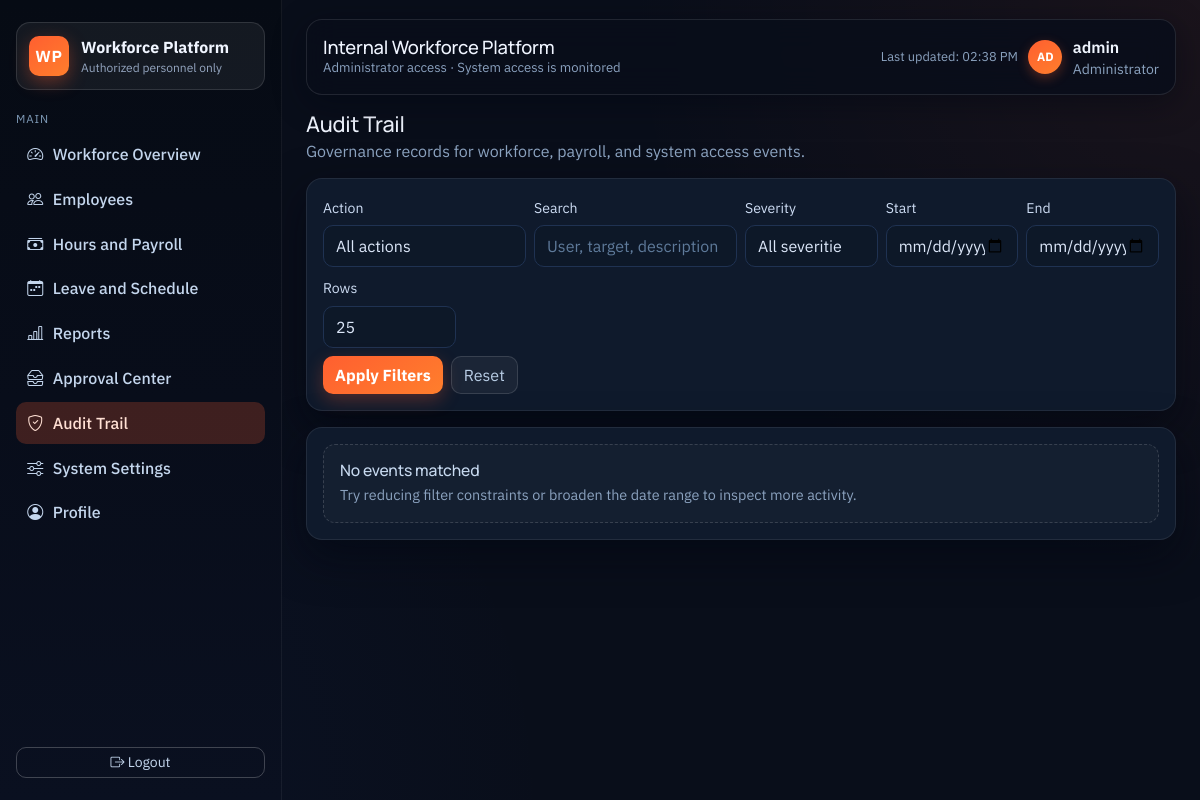
The page /audit/logs (signed in) on the database as committed earlier.
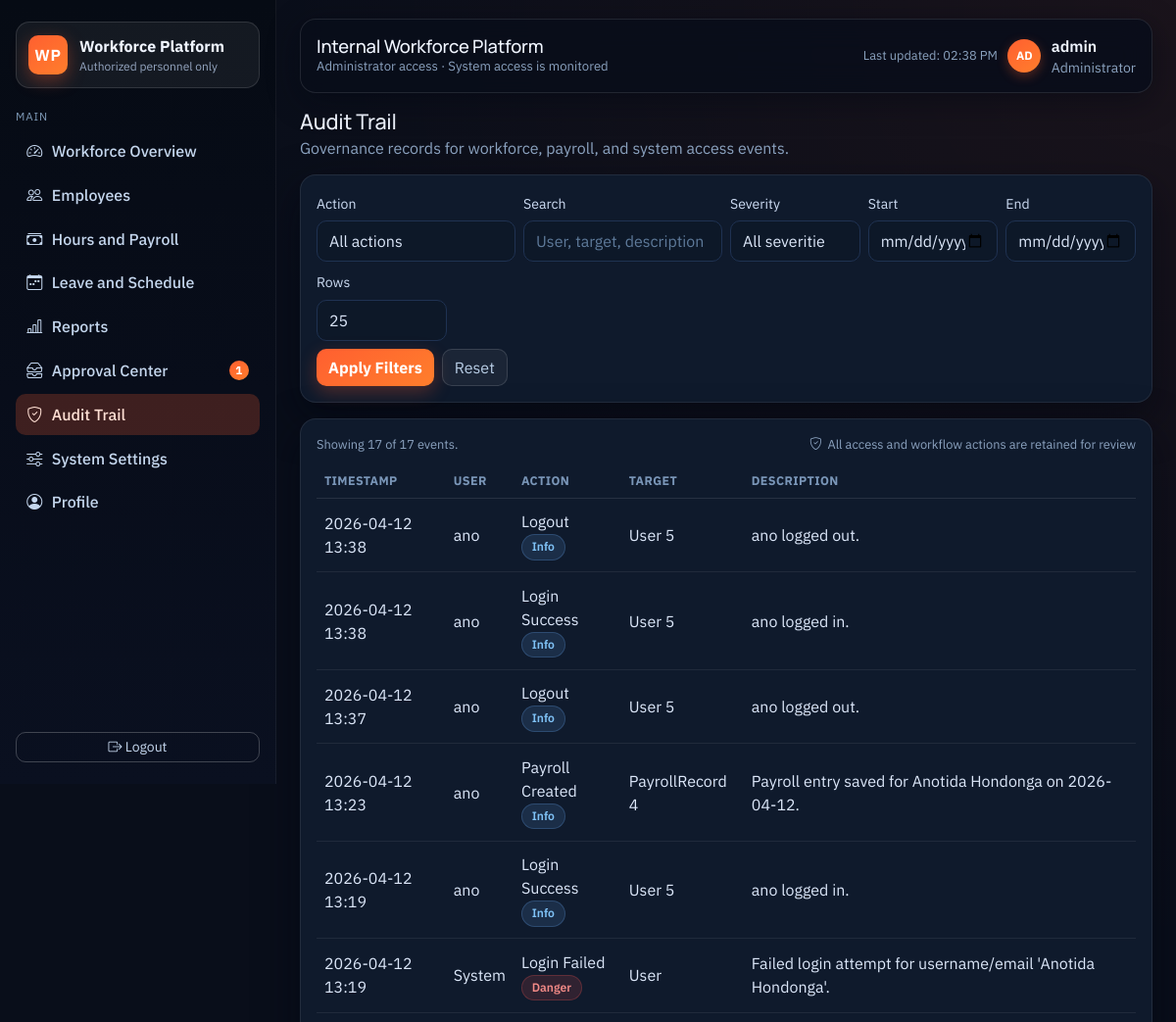
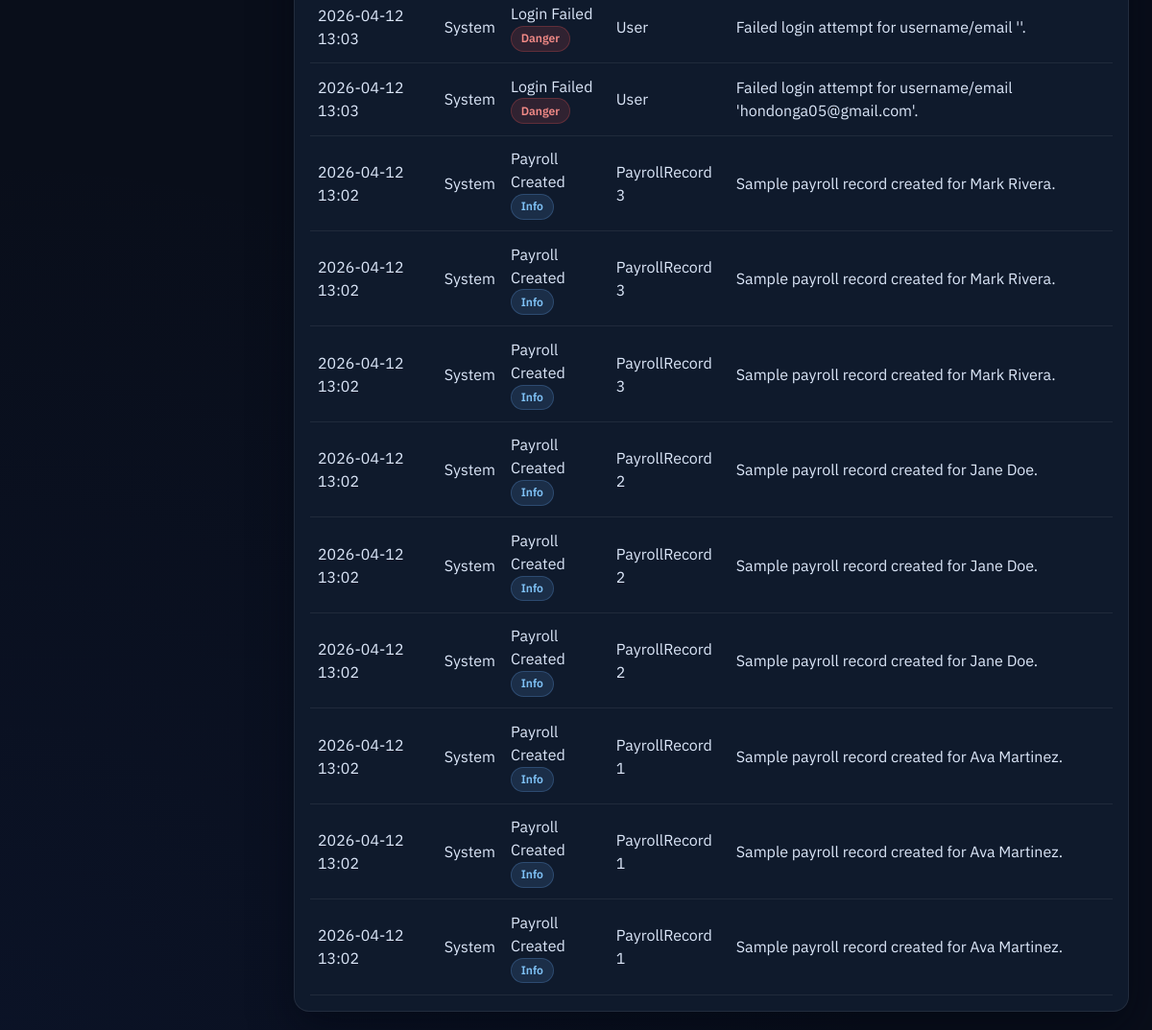
The same page on the database as committed later (2 pictures, top to bottom).
### app/models.py (models this page shows, shortened)
class AuditLog(db.Model):
    __tablename__ = "audit_logs"
    id = db.Column(db.Integer, primary_key=True)
    user_id = db.Column(db.Integer, db.ForeignKey("users.id"), nullable=True)
    action_type = db.Column(db.String(80), nullable=False)
    target_type = db.Column(db.String(80), nullable=True)
    target_id = db.Column(db.String(80), nullable=True)
    description = db.Column(db.Text, nullable=False)
    created_at = db.Column(db.DateTime, default=datetime.utcnow)
    user = db.relationship("User", back_populates="audit_entries", lazy="joined")
    ACTION_TYPES = [
        "employee_created",
        "employee_updated",
        "employee_deleted",
        "payroll_created",
        "payroll_reviewed",
        "payroll_deleted",
        "leave_submitted",
        "leave_reviewed",
        "profile_updated",
        "attendance_clocked_in",
        "attendance_clocked_out",
        "login_failed",
        "login_success",
        "logout",
    ]

class User(UserMixin, db.Model):
    __tablename__ = "users"
    id = db.Column(db.Integer, primary_key=True)
    username = db.Column(db.String(120), unique=True, nullable=False)
    password_hash = db.Column(db.String(255), nullable=False)
    role = db.Column(db.String(30), nullable=False, default=Role.EMPLOYEE)
    employee_id = db.Column(db.Integer, db.ForeignKey("employees.id"), nullable=True, unique=True)
    created_at = db.Column(db.DateTime, default=datetime.utcnow)
    employee = db.relationship("Employee", back_populates="user", lazy="joined")
    notifications = db.relationship(
        "Notification",
        back_populates="user",
        cascade="all, delete-orphan",
        lazy="select",
    )
    audit_entries = db.relationship(
        "AuditLog",
        back_populates="user",
        cascade="all, delete-orphan",
        lazy="select",
    )
    def has_admin_access(self) -> bool:
        return self.role in Role.ADMIN_LIKE

### app/routes/audit.py (the view, shortened to what this page needs)
@audit_bp.route("/logs")
@roles_required(*Role.ADMIN_LIKE)
def index():
    action_type = request.args.get("action_type", "")
    search = request.args.get("search", "").strip()
    start_date = parse_date(request.args.get("start_date", ""))
    end_date = parse_date(request.args.get("end_date", ""))
    severity = request.args.get("severity", "")
    page = parse_positive_int(request.args.get("page"), default=1)
    per_page = parse_positive_int(request.args.get("per_page"), default=25, maximum=100)
    query = AuditLog.query
    if action_type:
        query = query.filter(AuditLog.action_type == action_type)
    if start_date:
        query = query.filter(AuditLog.created_at >= datetime.combine(start_date, datetime.min.time()))
    if end_date:
        query = query.filter(AuditLog.created_at <= datetime.combine(end_date, datetime.max.time()))
    pagination = query.order_by(AuditLog.created_at.desc()).paginate(page=page, per_page=per_page, error_out=False)
    logs = pagination.items
    return render_template(
        "audit_logs.html",
        active_page="audit",
        logs=logs,
        pagination=pagination,
        per_page=per_page,
        action_types=AuditLog.ACTION_TYPES,
        selected_action=action_type,
        selected_search=search,
        start_date=start_date,
        end_date=end_date,
        selected_severity=severity,
    )

### app/models.py (called while the page is built)
    @classmethod
    def label(cls, role: str) -> str:
        mapping = {
            cls.EXECUTIVE: "Executive",
            cls.ADMIN: "Administrator",
            cls.HR: "HR",
            cls.PAYROLL: "Payroll Admin",
            cls.MANAGER: "Manager",
            cls.EMPLOYEE: "Employee",
        }
        if not role:
            return "Unknown"
        return mapping.get(role, role.title())

### app/routes/auth.py (called while the page is built)
@login_manager.user_loader
def load_user(user_id):
    return User.query.get(int(user_id))

### app/utils.py (called while the page is built)
def parse_date(value):
    if not value:
        return None
    try:
        return date.fromisoformat(value)
    except ValueError:
        return None

def parse_positive_int(value, default=1, minimum=1, maximum=500):
    try:
        parsed = int(value)
    except (TypeError, ValueError):
        return default
    parsed = max(parsed, minimum)
    parsed = min(parsed, maximum)
    return parsed

### app/templates/audit_logs.html (shortened to what this page needs)
{% extends "base.html" %}
{% import "_components.html" as ui %}
{% block content %}
{{ ui.page_header('Audit Trail', 'Governance records for workforce, payroll, and system access events.') }}
<div class="surface-card mb-3">
  <form method="get" class="row g-2 align-items-end">
    <div class="col-md-3">
      <label class="form-label">Action</label>
      <select name="action_type" class="form-select">
        <option value="">All actions</option>
      </select>
    </div>
    <div class="col-md-3">
      <label class="form-label">Search</label>
      <input name="search" class="form-control" value="{{ selected_search }}" placeholder="User, target, description" />
    </div>
    <div class="col-md-2">
      <label class="form-label">Severity</label>
      <select class="form-select" name="severity">
        <option value="">All severities</option>
      </select>
    </div>
    <div class="col-md-2"><label class="form-label">Start</label><input name="start_date" type="date" class="form-control" value="{{ start_date }}" /></div>
    <div class="col-md-2"><label class="form-label">End</label><input name="end_date" type="date" class="form-control" value="{{ end_date }}" /></div>
    <div class="col-md-2">
      <label class="form-label">Rows</label>
      <select class="form-select" name="per_page">
        <option value="25" {% if per_page == 25 %}selected{% endif %}>25</option>
      </select>
    </div>
    <div class="col-12 d-flex gap-2">
      <button class="btn btn-primary" type="submit">Apply Filters</button>
      <a class="btn btn-ghost" href="{{ url_for('audit.index') }}">Reset</a>
    </div>
  </form>
</div>
<div class="surface-card">
  {% if logs %}
    <div class="table-toolbar">
      <p class="muted-meta mb-0">Showing {{ logs|length }} of {{ pagination.total if pagination else logs|length }} events.</p>
      <span class="meta-inline"><i class="bi bi-shield-check"></i>All access and workflow actions are retained for review</span>
    </div>
    <div class="table-responsive">
      <table class="table table-hover align-middle mb-0">
        <thead><tr><th>Timestamp</th><th>User</th><th>Action</th><th>Target</th><th>Description</th></tr></thead>
        <tbody>
          {% for log in logs %}
            {% set severity = 'info' %}
            {% if log.action_type in ['employee_deleted', 'security_alert', 'login_failed'] %}
              {% set severity = 'danger' %}
            {% elif log.action_type in ['leave_reviewed', 'payroll_deleted', 'employee_updated'] %}
              {% set severity = 'pending' %}
            {% endif %}
            <tr>
              <td>{{ log.created_at.strftime('%Y-%m-%d %H:%M') }}</td>
              <td>{{ log.user.username if log.user else 'System' }}</td>
              <td>
                <div>{{ log.action_type.replace('_', ' ').title() }}</div>
                <span class="status-badge status-{{ severity }}">{{ severity.title() }}</span>
              </td>
              <td>{{ log.target_type or 'N/A' }} {{ log.target_id or '' }}</td>
              <td>{{ log.description }}</td>
            </tr>
          {% endfor %}
        </tbody>
      </table>
    </div>
  {% else %}
    {{ ui.empty_state('No events matched', 'Try reducing filter constraints or broaden the date range to inspect more activity.') }}
  {% endif %}
</div>
{% endblock %}

### app/templates/base.html (shortened to what this page needs)
<!doctype html>
<html lang="en">
  <head>
    <link href="https://cdn.jsdelivr.net/npm/bootstrap@5.3.2/dist/css/bootstrap.min.css" rel="stylesheet" />
    <link rel="stylesheet" href="https://cdn.jsdelivr.net/npm/bootstrap-icons@1.11.3/font/bootstrap-icons.min.css" />
    <link rel="stylesheet" href="{{ url_for('static', filename='css/site.css') }}" />
  </head>
  <body>
    {% if current_user.is_authenticated %}
      <div class="app-shell">
        <aside class="app-sidebar">
          <div>
            <div class="brand-block">
              <div class="brand-mark">WP</div>
              <div>
                <div class="brand-title">Workforce Platform</div>
                <div class="brand-caption">Authorized personnel only</div>
              </div>
            </div>
            <div class="nav-group-title">Main</div>
            <nav class="nav flex-column nav-enterprise">
              {% if current_user.has_admin_access() %}
                <a class="nav-link {% if active_page == 'dashboard' %}active{% endif %}" href="{{ url_for('employees.dashboard') }}"><i class="bi bi-speedometer2"></i> Workforce Overview</a>
                <a class="nav-link {% if active_page == 'employees' %}active{% endif %}" href="{{ url_for('employees.employee_directory') }}"><i class="bi bi-people"></i> Employees</a>
                <a class="nav-link {% if active_page == 'payroll' %}active{% endif %}" href="{{ url_for('employees.payroll') }}"><i class="bi bi-cash-stack"></i> Hours and Payroll</a>
                <a class="nav-link {% if active_page == 'leave' %}active{% endif %}" href="{{ url_for('leave.index') }}"><i class="bi bi-calendar-week"></i> Leave and Schedule</a>
                <a class="nav-link {% if active_page == 'reports' %}active{% endif %}" href="{{ url_for('reports.index') }}"><i class="bi bi-bar-chart-line"></i> Reports</a>
                <a class="nav-link {% if active_page == 'notifications' %}active{% endif %}" href="{{ url_for('notifications.index') }}"><i class="bi bi-inboxes"></i> Approval Center {% if unread_notification_count > 0 %}<span class="pill-count">{{ unread_notification_count }}</span>{% endif %}</a>
                <a class="nav-link {% if active_page == 'audit' %}active{% endif %}" href="{{ url_for('audit.index') }}"><i class="bi bi-shield-check"></i> Audit Trail</a>
                <a class="nav-link {% if active_page == 'settings' %}active{% endif %}" href="{{ url_for('employees.settings') }}"><i class="bi bi-sliders"></i> System Settings</a>
              {% endif %}
              <a class="nav-link {% if active_page == 'profile' %}active{% endif %}" href="{{ url_for('employees.profile') }}"><i class="bi bi-person-circle"></i> Profile</a>
            </nav>
          </div>
          <a class="btn btn-outline-light btn-sm" href="{{ url_for('auth.logout') }}"><i class="bi bi-box-arrow-right"></i> Logout</a>
        </aside>
        <main class="app-main">
          <header class="app-topbar">
            <div>
              <h1 class="topbar-title">{{ page_title or 'Internal Workforce Platform' }}</h1>
              <div class="topbar-caption">{{ role_label(current_user.role) }} access · System access is monitored</div>
            </div>
            <div class="topbar-user">
              <div class="text-end">
                <div class="muted-meta">Last updated: <span id="lastUpdatedLabel">just now</span></div>
              </div>
              <div class="avatar-chip">{{ current_user.username[:2]|upper }}</div>
              <div>
                <div class="fw-semibold" style="color:#f0f5ff">{{ current_user.username }}</div>
                <div class="small text-muted">{{ role_label(current_user.role) }}</div>
              </div>
            </div>
          </header>
          <section class="app-content">
    {% endif %}
    {% block content %}{% endblock %}
    {% if current_user.is_authenticated %}
          </section>
        </main>
      </div>
    {% else %}
      </main>
    {% endif %}
  </body>
</html>

Rows that differ between the two databases and show on the page:
added AuditLog: created_at "2026-04-12 13:38", user "ano", action_type.replace "Logout", title "Info", target_type "User", target "5", description "ano logged out."
added AuditLog: created_at "2026-04-12 13:38", user "ano", action_type.replace "Login Success", title "Info", target_type "User", target "5", description "ano logged in."
added AuditLog: created_at "2026-04-12 13:37", user "ano", action_type.replace "Logout", title "Info", target_type "User", target "5", description "ano logged out."
added AuditLog: created_at "2026-04-12 13:23", user "ano", action_type.replace "Payroll Created", title "Info", target_type "PayrollRecord", target "4", description "Payroll entry saved for Anotida Hondonga on 2026-04-12."
added AuditLog: created_at "2026-04-12 13:19", user "ano", action_type.replace "Login Success", title "Info", target_type "User", target "5", description "ano logged in."
added AuditLog: created_at "2026-04-12 13:19", user "System", action_type.replace "Login Failed", title "Danger", target_type "User", description "Failed login attempt for username/email 'Anotida Hondonga'."
added AuditLog: created_at "2026-04-12 13:03", user "System", action_type.replace "Login Failed", title "Danger", target_type "User", description "Failed login attempt for username/email ''."
added AuditLog: created_at "2026-04-12 13:03", user "System", action_type.replace "Login Failed", title "Danger", target_type "User", description "Failed login attempt for username/email 'hondonga05@gmail.com'."
added AuditLog: created_at "2026-04-12 13:02", user "System", action_type.replace "Payroll Created", title "Info", target_type "PayrollRecord", target "3", description "Sample payroll record created for Mark Rivera."
added AuditLog: created_at "2026-04-12 13:02", user "System", action_type.replace "Payroll Created", title "Info", target_type "PayrollRecord", target "3", description "Sample payroll record created for Mark Rivera."
added AuditLog: created_at "2026-04-12 13:02", user "System", action_type.replace "Payroll Created", title "Info", target_type "PayrollRecord", target "3", description "Sample payroll record created for Mark Rivera."
added AuditLog: created_at "2026-04-12 13:02", user "System", action_type.replace "Payroll Created", title "Info", target_type "PayrollRecord", target "2", description "Sample payroll record created for Jane Doe."
added AuditLog: created_at "2026-04-12 13:02", user "System", action_type.replace "Payroll Created", title "Info", target_type "PayrollRecord", target "2", description "Sample payroll record created for Jane Doe."
added AuditLog: created_at "2026-04-12 13:02", user "System", action_type.replace "Payroll Created", title "Info", target_type "PayrollRecord", target "2", description "Sample payroll record created for Jane Doe."
added AuditLog: created_at "2026-04-12 13:02", user "System", action_type.replace "Payroll Created", title "Info", target_type "PayrollRecord", target "1", description "Sample payroll record created for Ava Martinez."
added AuditLog: created_at "2026-04-12 13:02", user "System", action_type.replace "Payroll Created", title "Info", target_type "PayrollRecord", target "1", description "Sample payroll record created for Ava Martinez."
added AuditLog: created_at "2026-04-12 13:02", user "System", action_type.replace "Payroll Created", title "Info", target_type "PayrollRecord", target "1", description "Sample payroll record created for Ava Martinez."
Other text that changed with them:
{{ unread_notification_count }}: (not shown) → "1"
{{ logs|length }}: (not shown) → "17"
{{ pagination.total if pagination else logs|length }}: (not shown) → "17"
{{ title }}: "No events matched" → (not shown)
{{ body }}: "Try reducing filter constraints or broaden the date range to inspect more activity." → (not shown)
text now shown: "Showing of events. All access and workflow actions are retained for review TIMESTAMP USER ACTION TARGET DESCRIPTION"
